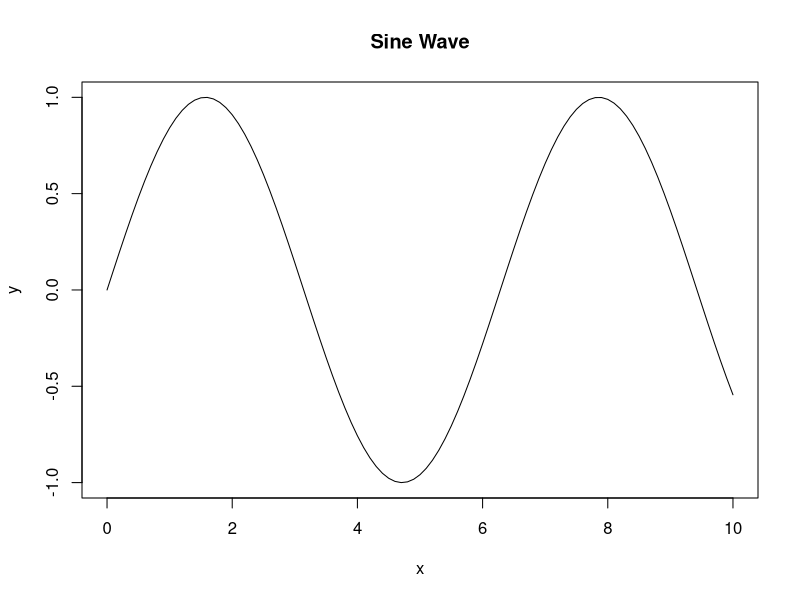

This chart was generated by the following R code:
## ---- chunk 1
x <- seq(0, 10, by = 0.1)
y <- sin(x)
plot(x, y, type="l", main="Sine Wave")
